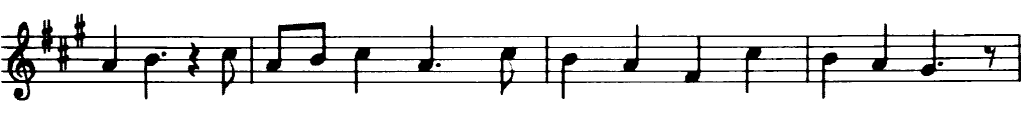
//> input picture openCV_tutor/src.png, 1024 x 134 px
$ ./line_extracter ../src.png   (built with g++ and OpenCV 4)
//> lines starting //> are read from the running program, lines starting //| are printed output that depends on the picture; after the words box and inside, x2 and y2 are one past the last pixel; in counts of white or black regions, pixels touching at a corner belong together
/**
 * @file Morphology_3(Extract_Lines).cpp
 * @brief Use morphology transformations for extracting horizontal and vertical lines sample code
 * @author OpenCV team
 */

#include <opencv2/core.hpp>
#include <opencv2/imgproc.hpp>
#include <opencv2/highgui.hpp>
#include <iostream>

void show_wait_destroy(const char* winname, cv::Mat img);

using namespace std;
using namespace cv;

int main(int argc, char** argv)
{
    //! [load_image]
    CommandLineParser parser(argc, argv, "{@input | ../data/notes.png | input image}");
    Mat src = imread(parser.get<String>("@input"), IMREAD_COLOR);
//> src is the input picture: 134 rows x 1024 cols, CV_8UC3; min 0, max 255, mean 229.4
    if (src.empty())
    {
        cout << "Could not open or find the image!\n" << endl;
        cout << "Usage: " << argv[0] << " <Input image>" << endl;
        return -1;
    }

    // Show source image
    imshow("src", src);
    //! [load_image]

    //! [gray]
    // Transform source image to gray if it is not already
    Mat gray;

    if (src.channels() == 3)
    {
        cvtColor(src, gray, COLOR_BGR2GRAY);
    }
    else
    {
        gray = src;
    }

    // Show gray image
    show_wait_destroy("gray", gray);
    //! [gray]

    //! [bin]
    // Apply adaptiveThreshold at the bitwise_not of gray, notice the ~ symbol
    Mat bw;
    adaptiveThreshold(~gray, bw, 255, ADAPTIVE_THRESH_MEAN_C, THRESH_BINARY, 15, -2);
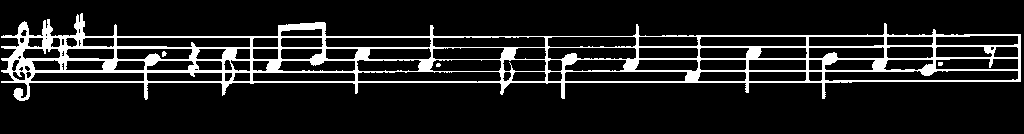
//> bw: 134 rows x 1024 cols, CV_8UC1; 11.7% white; 4 white regions (2 under 20 px), largest, box (x1, y1, x2, y2) and area: (1, 13, 1021, 101) 15986, (162, 51, 167, 57) 21

    // Show binary image
    show_wait_destroy("binary", bw);
    //! [bin]

    //! [init]
    // Create the images that will use to extract the horizontal and vertical lines
    Mat horizontal = bw.clone();
    Mat vertical = bw.clone();
    //! [init]

    //! [horiz]
    // Specify size on horizontal axis
    int horizontal_size = horizontal.cols / 30;
//> horizontal_size = 34

    // Create structure element for extracting horizontal lines through morphology operations
    Mat horizontalStructure = getStructuringElement(MORPH_RECT, Size(horizontal_size, 1));
//> horizontalStructure = 34 values from 1 to 1

    // Apply morphology operations
    erode(horizontal, horizontal, horizontalStructure, Point(-1, -1));
    dilate(horizontal, horizontal, horizontalStructure, Point(-1, -1));
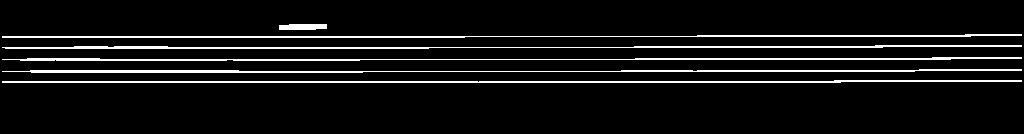
//> horizontal: 134 rows x 1024 cols, CV_8UC1; 7.2% white in thin lines or dots, all inside (x1, y1, x2, y2) = (2, 24, 1022, 83)

    // Show extracted horizontal lines
    show_wait_destroy("horizontal", horizontal);
    //! [horiz]

    //! [vert]
    // Specify size on vertical axis
    int vertical_size = vertical.rows / 30;
//> vertical_size = 4

    // Create structure element for extracting vertical lines through morphology operations
    Mat verticalStructure = getStructuringElement(MORPH_RECT, Size(1, vertical_size));
//> verticalStructure = [1, 1, 1, 1]

    // Apply morphology operations
    erode(vertical, vertical, verticalStructure, Point(-1, -1));
    dilate(vertical, vertical, verticalStructure, Point(-1, -1));
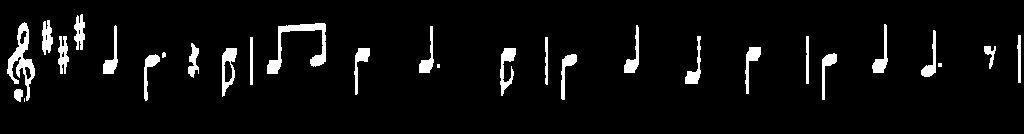
//> vertical: 134 rows x 1024 cols, CV_8UC1; 5.2% white; 29 white regions (3 under 20 px), largest, box (x1, y1, x2, y2) and area: (267, 23, 326, 74) 825, (7, 22, 35, 101) 780, (222, 48, 237, 97) 371

    // Show extracted vertical lines
    show_wait_destroy("vertical", vertical);
    //! [vert]

    //! [smooth]
    // Inverse vertical image
    bitwise_not(vertical, vertical);
    show_wait_destroy("vertical_bit", vertical);

    // Extract edges and smooth image according to the logic
    // 1. extract edges
    // 2. dilate(edges)
    // 3. src.copyTo(smooth)
    // 4. blur smooth img
    // 5. smooth.copyTo(src, edges)

    // Step 1
    Mat edges;
    adaptiveThreshold(vertical, edges, 255, ADAPTIVE_THRESH_MEAN_C, THRESH_BINARY, 3, -2);
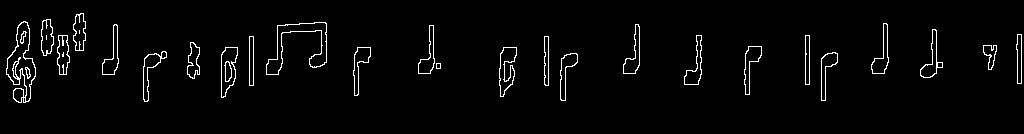
//> edges: 134 rows x 1024 cols, CV_8UC1; 2.7% white in thin lines or dots, all inside (x1, y1, x2, y2) = (6, 13, 1022, 103)
    show_wait_destroy("edges", edges);

    // Step 2
    Mat kernel = Mat::ones(2, 2, CV_8UC1);
    dilate(edges, edges, kernel);
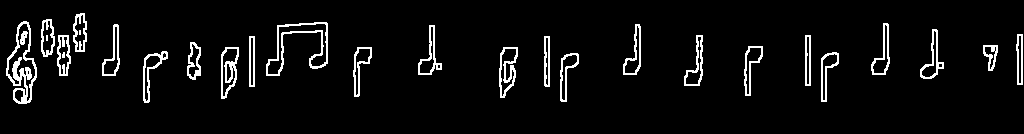
//> edges: 134 rows x 1024 cols, CV_8UC1; 5.4% white in thin lines or dots, all inside (x1, y1, x2, y2) = (6, 13, 1023, 104)
    show_wait_destroy("dilate", edges);

    // Step 3
    Mat smooth;
    vertical.copyTo(smooth);

    // Step 4
    blur(smooth, smooth, Size(2,2));

    // Step 5
    smooth.copyTo(vertical, edges);

    // Show final result
    show_wait_destroy("smooth - final", vertical);
    //! [smooth]

    return 0;
}

void show_wait_destroy(const char* winname, cv::Mat img) {
    imshow(winname, img);
    moveWindow(winname, 500, 0);
    waitKey(0);
    destroyWindow(winname);
}
